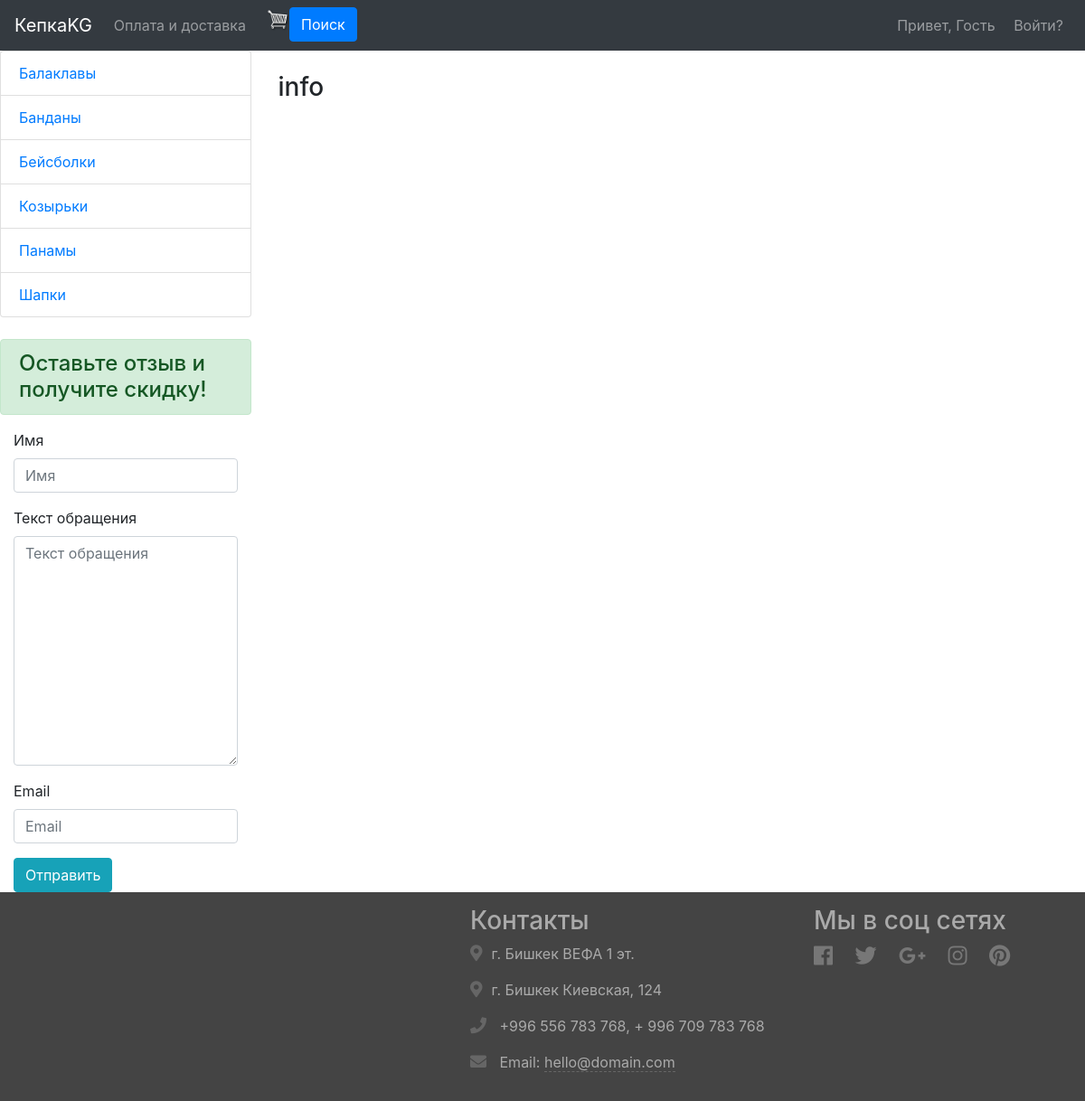
Page /order/info/ on the committed database.
### product/models.py (models this page shows, shortened)
class Category(models.Model):
    name = models.CharField(max_length=255, verbose_name="Категория")
    class Meta:
        verbose_name = "категорию"
        verbose_name_plural = "Категории"

### order/views.py (the view)
# urls.py: path("info/", info, name="info"),
def info(request):
    return render(request, 'info.html')

### feedback/forms.py
class FeedbackForm(forms.ModelForm):
    class Meta:
        model = Feedback
        fields = ["name", "text","email"]

### product/context_processors.py (called while the page is built)
def category(request):
    context = {}
    context["categories"] = Category.objects.order_by("name")
    context["feedback_form"] = FeedbackForm()
    return context

### order/templates/info.html
{% extends 'index.html' %}
{% load bootstrap4 %}
{% load static %}
{% block content %}
    <h3>info</h3>
{% endblock %}

### product/templates/index.html (shortened to what this page needs)
{% load bootstrap4 %}
{% load static %}
<!DOCTYPE html>
<html lang="ru">
<head>
    <link rel="stylesheet" href="https://stackpath.bootstrapcdn.com/bootstrap/4.5.2/css/bootstrap.min.css">
    <link rel="stylesheet" href="https://maxcdn.bootstrapcdn.com/font-awesome/4.7.0/css/font-awesome.min.css">
    <link rel="stylesheet" href="https://use.fontawesome.com/releases/v5.0.6/css/all.css">
    <link rel="stylesheet" href="{% static 'css/styles.css' %}">
    <link rel="stylesheet" href="{% static 'css/for_cart_icons.css' %}">
</head>
<body>
    <nav class="navbar navbar-expand-md navbar-dark bg-dark">
        <a href="{% url 'products' %}" class="navbar-brand">КепкаKG</a>
        <div class="collapse navbar-collapse" id="navbarCollapse">
            <div class="navbar-nav">
                <a href="{% url 'info' %}" class="nav-item nav-link">Оплата и доставка</a>
                <a href="{% url 'cart' %}">
                  <img  id="cart-icon" src="{% static 'images/cart.png' %}">
                </a>
                <br>
                <form method="get">
                  <button class="btn btn-primary" type="submit">Поиск</button>
                </form>
            </div>
        </div>
          <form class="navbar-nav">
            <li class="nav-item">
                {% if request.user.is_authenticated and request.user %}
                <li class="nav-item dropdown">
                  <a class="nav-link dropdown-toggle" href="#" id="navbardrop" data-toggle="dropdown">
                    {{ request.user.username }}
                  </a>
                  <div class="dropdown-menu">
                    <a class="dropdown-item" href="{% url 'edit-profile' request.user.profile.id %}">
                      Мой профиль
                    </a>
                    <a class="dropdown-item" href="{% url 'orders_list' %}">
                      Мои покупки
                    </a>
                  </div>
                </li>
                    <a href="{% url 'account_logout' %}" class="nav-link d-inline">Выйти?</a>
                {% else %}
                    <a href="#" class="nav-link d-inline">
                      Привет, Гость
                    </a>
                    <a href="{% url 'account_login' %}" class="nav-link d-inline">Войти?</a>
                {% endif %}
            </li>
          </form>
    </nav>
    <div>
      {% block page %}
        <div class="row">
          <div class="col-lg-3 col-md-2">
            <div class="list-group">
              {% for category in categories %}
                <a href="{% url 'category' category.id %}"
                  class="list-group-item
                ">
                  {{ category.name }}
                </a>
              {% endfor %}
            </div>
            <br>
            <h4 class="alert alert-success">Оставьте отзыв и получите скидку!</h4>
            <div class="container-fluid">
              <form action="{% url 'feedback' %}" method="POST" enctype="multipart/form-data">
                {% bootstrap_form feedback_form %}
                <button class="btn btn-info">
                  Отправить
                </button>
              </form>
            </div>
          </div>
        <div class="col-lg-9 col-md-10"><br>
          {% block content %}
          {% endblock %}
          <br>
        </div>
      </div>
      {% endblock %}
    </div>
        <footer>
        	<div class="footer-bottom">
		        <div class="container">
		        	<div class="row">
		        		<div class="col-md-4 col-lg-4 footer-about wow fadeInUp">
	                    </div>
		        		<div class="col-md-4 col-lg-4 offset-lg-1 footer-contact wow fadeInDown">
		        			<h3>Контакты</h3>
                            <p><i class="fas fa-map-marker-alt"></i>г. Бишкек ВЕФА 1 эт.</p>
                            <p><i class="fas fa-map-marker-alt"></i>г. Бишкек Киевская, 124</p>
		                	<p><i class="fas fa-phone"></i> +996 556 783 768, + 996 709 783 768</p>
		                	<p><i class="fas fa-envelope"></i> Email: <a href="mailto:hello@domain.com">hello@domain.com</a></p>
	                    </div>
	                    <div class="col-md-4 col-lg-3 footer-social wow fadeInUp">
	                    	<h3>Мы в соц сетях</h3>
	                    	<p>
	                    		<a href="#"><i class="fab fa-facebook"></i></a>
								<a href="#"><i class="fab fa-twitter"></i></a>
								<a href="#"><i class="fab fa-google-plus-g"></i></a>
								<a href="#"><i class="fab fa-instagram"></i></a>
								<a href="#"><i class="fab fa-pinterest"></i></a>
	                    	</p>
	                    </div>
		            </div>
		        </div>
	        </div>
        </footer>
</body>
</html>

### product/static/css/styles.css (style rules this page uses)
.footer-contact p { word-wrap: break-word; }
.footer-contact i { padding-right: 10px; font-size: 18px; color: #666; }
.footer-contact p a { color: #aaa; border-bottom: 1px dashed #666; }
.footer-social a { display: inline-block; margin-right: 20px; margin-bottom: 8px; color: #777; border: 0; }
.footer-social i { font-size: 24px; vertical-align: middle; }
.footer-bottom { padding: 15px 0; background: #444; text-align: left; color: #aaa; }

### rows in the picture
Category: name "Балаклавы"
Category: name "Банданы"
Category: name "Бейсболки"
Category: name "Козырьки"
Category: name "Панамы"
Category: name "Шапки"
